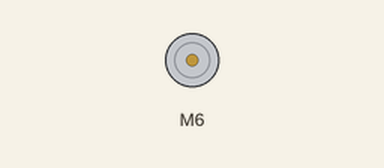
Recording of a sketch running on a simulated Arduino Uno, built with avr-gcc and run on an emulated ATmega328P. On the bench: DC motor (green arrow = forward, orange = backward, longer = faster).

Above: at 1.0 s.
At 3.0 s:
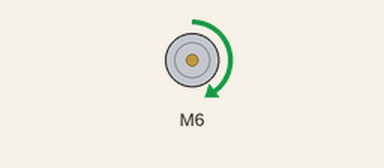
At 7.0 s:
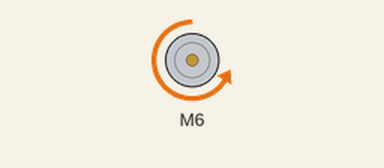
Timing chart, 0 to 14.3 s (numbered marks = the images above):
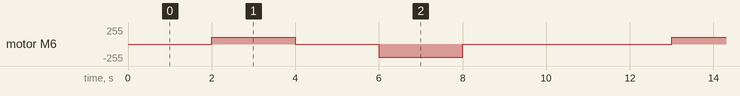

Measured:
- by itself, motor M6: repeats every 11.0 s: stopped 2.0 s, backward 200/255 2.0 s, stopped 5.0 s, forward 100/255 2.0 s

The sketch:

L298N.ino
```cpp
#include <L298N.h>

L298N motorLeft(9, 6, 7);

void setup() {
  // put your setup code here, to run once:
  motorLeft.setSpeed(0);
}

void loop() {
  // put your main code here, to run repeatedly:
  delay(2000);
  motorLeft.setSpeed(100);
  motorLeft.forward();
  delay(2000);
  motorLeft.stop();
  delay(2000);
  motorLeft.setSpeed(200);
  motorLeft.backward();
  delay(2000);
  motorLeft.stop();
  delay(3000);
}
```
